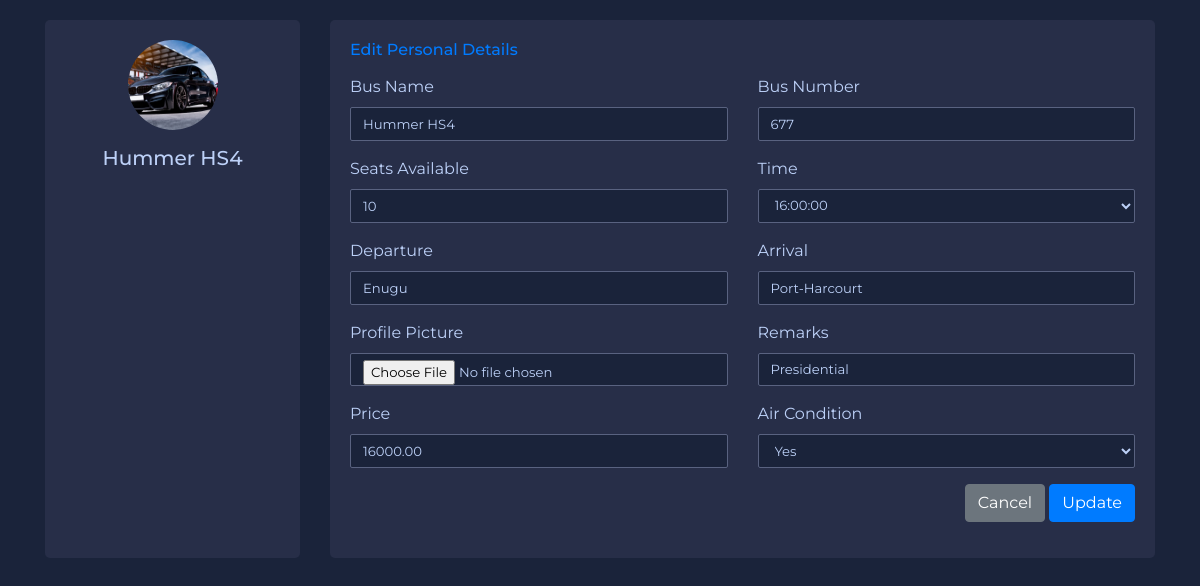
Page /admin/bus_edit_details.php?bus_id=5 on the committed database.
### tables this page shows
CREATE TABLE `bus_management` (
  `id` int(11) NOT NULL,
  `bus_no` int(11) NOT NULL,
  `bus_name` varchar(255) NOT NULL,
  `pic` varchar(11) NOT NULL,
  `seats` int(11) NOT NULL,
  `departure` varchar(244) NOT NULL,
  `arrival` varchar(255) NOT NULL,
  `time_` time NOT NULL,
  `price` decimal(13,2) NOT NULL,
  `ac` varchar(11) NOT NULL,
  `remarks` text NOT NULL,
  `suspend_bus` int(11) NOT NULL
);

### includes/class-select.php (called while the page is built, shortened)
<?php
require_once('load.php');
if (!class_exists('SELECTS')) {
   class SELECTS {
   public function load_single_user($id,$table){
   global $db;
   $query = "SELECT * FROM $table WHERE id = '$id'";
   $obj= $db->select($query);
   return $obj[0];
   }
}
}
$select = new SELECTS;
 ?>

### includes/class-db.php (called while the page is built, shortened)
<?php
if (!class_exists('DB')) {
  class DB {
    public function __construct(){
    $mysqli = new mysqli('localhost','root','','transport');
  $this->conn = $mysqli;
}
public function select($query){
  $results = array();
  $result = $this->conn->query($query);
  while ($obj = $result->fetch_object()) {
  $results[] = $obj;
 }
  return $results;
 }
}
}
$db = new DB;
 ?>

### admin/bus_edit_details.php (the view, shortened to what this page needs)
<?php
require_once('../includes/load.php');
if (isset($_GET['bus_id'])) {
$bus_id = $_GET['bus_id'];
$table = "bus_management";
$load = $select->load_single_user($bus_id,$table);
}
?>
<!DOCTYPE html>
<html lang="en" dir="ltr">
<head>
<link rel="stylesheet" href="https://stackpath.bootstrapcdn.com/font-awesome/4.7.0/css/font-awesome.min.css">
<link rel="stylesheet" href="https://stackpath.bootstrapcdn.com/bootstrap/4.5.2/css/bootstrap.min.css">
<link rel="stylesheet" href="../css/mycss/edit_profile.css">
</head>
<body style="font-family: 'Montserrat', sans-serrif;">
<form action="" method="post" enctype="multipart/form-data">
<div class="container">
<div class="row gutters">
<div class="col-xl-3 col-lg-3 col-md-12 col-sm-12 col-12">
<div class="card h-100">
<div class="card-body">
<div class="account-settings">
<div class="user-profile">
<div class="user-avatar">
<img src="bus_images/<?php echo $load->pic ?>" alt="Maxwell Admin">
</div>
<h5 class="user-name"><?php echo $load->bus_name ?></h5>
</div>
<div class="about">
<br/>
<br/>
</div>
</div>
</div>
</div>
</div>
<div class="col-xl-9 col-lg-9 col-md-12 col-sm-12 col-12">
<div class="card h-100">
<div class="card-body">
<div class="row gutters">
<div class="col-xl-12 col-lg-12 col-md-12 col-sm-12 col-12">
<h6 class="mb-3 text-primary">Edit Personal Details</h6>
</div>
<div class="col-xl-6 col-lg-6 col-md-6 col-sm-6 col-12">
<div class="form-group">
<label for="fullName">Bus Name</label>
<input type="text" class="form-control" name="bus_name" id="fullName" value="<?php echo $load->bus_name ?>">
</div>
</div>
<div class="col-xl-6 col-lg-6 col-md-6 col-sm-6 col-12">
<div class="form-group">
<label for="eMail">Bus Number</label>
<input type="text" class="form-control" name="bus_no" id="eMail" value="<?php echo $load->bus_no ?>">
</div>
</div>
<div class="col-xl-6 col-lg-6 col-md-6 col-sm-6 col-12">
<div class="form-group">
<label for="phone">Seats Available</label>
<input type="number" class="form-control" name="seats" id="phone" value="<?php echo $load->seats ?>">
</div>
</div>
<div class="col-xl-6 col-lg-6 col-md-6 col-sm-6 col-12">
<div class="form-group">
<label for="fullName">Time</label>
<select type="text" name="time_" class="form-control" >
  <option value="<?php echo $load->time_ ?>" selected><?php echo $load->time_ ?></option>
</select>
</div>
</div>
<div class="col-xl-6 col-lg-6 col-md-6 col-sm-6 col-12">
  <div class="form-group">
  <label for="website">Departure</label>
  <input type="text" class="form-control" name="departure" id="website" value="<?php echo $load->departure?>">
  </div>
  </div>
<div class="col-xl-6 col-lg-6 col-md-6 col-sm-6 col-12">
<div class="form-group">
<label for="Employment Date">Arrival</label>
<input type="text" name="arrival" class="form-control" id="eMail" value="<?php echo $load->arrival ?>">
</div>
</div>
<div class="col-xl-6 col-lg-6 col-md-6 col-sm-6 col-12">
<div class="form-group">
<label for="fullName">Profile Picture</label>
<input type="file" name="bus_img" class="form-control" id="fullName" >
</div>
</div>
<div class="col-xl-6 col-lg-6 col-md-6 col-sm-6 col-12">
<div class="form-group">
<label for="Street">Remarks</label>
<input type="text" name="remarks" class="form-control" id="Street" value="<?php echo $load->remarks ?>">
</div>
</div>
<div class="col-xl-6 col-lg-6 col-md-6 col-sm-6 col-12">
<div class="form-group">
<label for="ciTy">Price</label>
<input type="number" name="price" class="form-control" id="ciTy"  value="<?php echo $load->price ?>">
</div>
</div>
<div class="col-xl-6 col-lg-6 col-md-6 col-sm-6 col-12">
<div class="form-group">
<label for="sTate">Air Condition</label>
<select type="text" name="ac" class="form-control" >
  <option value="<?php echo $load->ac ?>" selected><?php echo $load->ac ?></option>
</select>
</div>
</div>
</div>
<div class="row gutters">
<div class="col-xl-12 col-lg-12 col-md-12 col-sm-12 col-12">
<div class="text-right">
<a href="admin_dashboard.php?staff_id=<?php echo $staff_id ?>&action=bus_management" class="btn btn-secondary" >Cancel</a>
<button type="submit" id="submit" name="update_bus" class="btn btn-primary">Update</button>
</div>
</div>
</div>
</div>
</div>
</div>
</div>
</div>
</form>
</body>
</html>

### css/mycss/edit_profile.css (style rules this page uses)
body { margin-top:20px; color: #bcd0f7; background: #1A233A; }
.account-settings .user-profile { margin: 0 0 1rem 0; padding-bottom: 1rem; text-align: center; }
.account-settings .user-profile .user-avatar { margin: 0 0 1rem 0; }
.account-settings .user-profile .user-avatar img { width: 90px; height: 90px; -webkit-border-radius: 100px; -moz-border-radius: 100px; border-radius: 100px; }
.account-settings .user-profile h5.user-name { margin: 0 0 0.5rem 0; }
.account-settings .about { margin: 1rem 0 0 0; font-size: 0.8rem; text-align: center; }
.card { background: #272E48; -webkit-border-radius: 5px; -moz-border-radius: 5px; border-radius: 5px; border: 0; margin-bottom: 1rem; }
.form-control { border: 1px solid #596280; -webkit-border-radius: 2px; -moz-border-radius: 2px; border-radius: 2px; font-size: .825rem; background: #1A233A; color: #bcd0f7; }

### rows in the picture
bus_management: pic (picture), bus_name "Hummer HS4", bus_no "677", seats "10", time_ "16:00:00", departure "Enugu", arrival "Port-Harcourt", remarks "Presidential", price "16000.00", ac "Yes"
